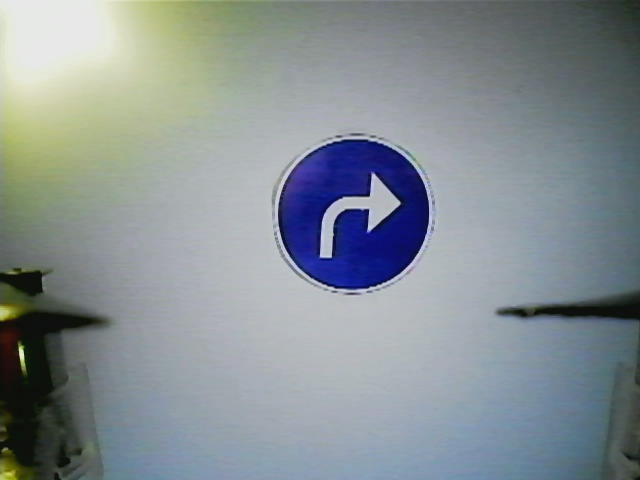
#> input picture src/perception/scripts/dd2419_traffic_sign_pdfs/G6_00138.jpg, 640 x 480 px
$ python pose_detection_mini.py
#> lines starting #> are read from the running program, lines starting #| are printed output that depends on the picture; after the words box and inside, x2 and y2 are one past the last pixel; in counts of white or black regions, pixels touching at a corner belong together
# import os.path
# import numpy as np
# import cv2 as cv
# import matplotlib.pyplot as plt
#
# def image_preprocessing(img_path):
#     img_og = cv.imread(img_path)  # queryImage
#     img = cv.cvtColor(img_og, cv.COLOR_BGR2GRAY)
#     image_center = (img.shape[0]/2, img.shape[1]/2)
#     return img, img_og, image_center
#
# def draw(img, starting_loc, imgpts):
#     """
#     draw axis on image
#     :param img:
#     :param starting_loc:
#     :param imgpts:
#     :return:
#     """
#     imgpts = imgpts.astype(np.int32)
#     img = cv.line(img, starting_loc, tuple(imgpts[0].ravel()), (255, 0, 0), 5)
#     img = cv.line(img, starting_loc, tuple(imgpts[1].ravel()), (0, 255, 0), 5)
#     img = cv.line(img, starting_loc, tuple(imgpts[2].ravel()), (0, 0, 255), 5)
#     return img
#
# def get_orientation(see_image_points=False):
#     my_path = os.path.abspath(os.path.dirname(__file__))
#     query_img_path = os.path.join(my_path, "dd2419_traffic_sign_pdfs", "G6_00138.jpg")
#     img, img_og, image_center = image_preprocessing(query_img_path)
#
#     plt.imshow(img), plt.show()
#
#     # Hard coded for now but will be read form camera matrix
#     # I got these values from camera info
#     D = np.array([0.061687, -0.049761, -0.008166, 0.004284, 0.0])
#     K = np.array([231.250001, 0.0, 320.519378, 0.0, 231.065552, 240.631482, 0.0, 0.0, 1.0]).reshape(3, 3)
#     P = np.array([231.25, 0.0, 322.360322, 0.0, 0.0, 231.06, 240.631, 0.0, 0.0, 0.0, 1.0, 0.0]).reshape(3, 4)
#     R = np.array([1.0, 0.0, 0.0, 0.0, 1.0, 0.0, 0.0, 0.0, 1.0]).reshape(3, 3)
#
#     # D = np.array([0.0, 0.0, 0.0, 0.0, 0.0]) # zero distortion
#
#     axis = np.float32([[3, 0, 0], [0, 3, 0], [0, 0, -3]]).reshape(-1, 3)
#
#     camera_matrix = K
#     dist_coeffs = D
#
#     image_points = np.array([[358, 132], [400, 203], [333, 257], [278, 210], [336, 202], [92, 69]], np.float32)
#
#     object_points = np.zeros((image_points.shape[0], 3), np.float32)
#     object_points[:, :2] = image_points# / 10.0
#
#     chess_3d = np.zeros((6 * 7, 3), np.float32)
#     chess_3d[:, :2] = np.mgrid[0:7, 0:6].T.reshape(-1, 2)
#
#     if see_image_points:
#         plt.imshow(img_og)
#         plt.scatter(image_points[:, 0], image_points[:, 1])
#         plt.show()
#
#     retval, rvec, tvec = cv.solvePnP(object_points, image_points, camera_matrix, dist_coeffs)
#
#     # Harded coded correct translation vector
#     # tvec = np.array([[0], [0], [0]], np.float64)
#     # tvec *= 0.
#
#     rotation_matrix, _ = cv.Rodrigues(rvec)
#     imgpts, jacobian = cv.projectPoints(axis, rvec, tvec, camera_matrix, dist_coeffs)
#
#     # image_center = (int(image_points[0][0]), int(image_points[0][1])) # for corner tutorial example
#     image_center = (355, 224) # hardcoded center
#     result_img = draw(img, image_center, imgpts)
#     plt.imshow(result_img), plt.show()
#
# if __name__ == "__main__":
#     get_orientation(see_image_points=True)
#


import os.path
import numpy as np
import cv2 as cv
import matplotlib.pyplot as plt

def image_preprocessing(img_path):
    img_og = cv.imread(img_path)  # queryImage
    img = img_og#cv.cvtColor(img_og, cv.COLOR_BGR2GRAY)
    image_center = (img.shape[0]/2, img.shape[1]/2)
    return img, img_og, image_center

def draw(img, starting_loc, imgpts):
    """
    draw axis on image
    :param img:
    :param starting_loc:
    :param imgpts:
    :return:
    """
    imgpts = imgpts.astype(np.int32)
    img = cv.line(img, starting_loc, tuple(imgpts[0].ravel()), (255, 0, 0), 5)
    img = cv.line(img, starting_loc, tuple(imgpts[1].ravel()), (0, 255, 0), 5)
    img = cv.line(img, starting_loc, tuple(imgpts[2].ravel()), (0, 0, 255), 5)
    return img

def get_orientation(see_image_points=False):
#> called with see_image_points = True
    my_path = os.path.abspath(os.path.dirname(__file__))
    query_img_path = os.path.join(my_path, "dd2419_traffic_sign_pdfs",  "G6_00138.jpg")
    img, img_og, image_center = image_preprocessing(query_img_path)
#> in image_preprocessing, img_og is the input picture: shape (480, 640, 3); mean B, G, R 146.8, 142.6, 133.5
#> image_center = (240, 320)

    plt.imshow(img), plt.show()

    # Hard coded for now but will be read form camera matrix
    # I got these values from camera info
    D = np.array([0.061687, -0.049761, -0.008166, 0.004284, 0.0])
    K = np.array([231.250001, 0.0, 320.519378, 0.0, 231.065552, 240.631482, 0.0, 0.0, 1.0]).reshape(3, 3)
    P = np.array([231.25, 0.0, 322.360322, 0.0, 0.0, 231.06, 240.631, 0.0, 0.0, 0.0, 1.0, 0.0]).reshape(3, 4)
    R = np.array([1.0, 0.0, 0.0, 0.0, 1.0, 0.0, 0.0, 0.0, 1.0]).reshape(3, 3)

    # D = np.array([0.0, 0.0, 0.0, 0.0, 0.0]) # zero distortion

    axis = np.float32([[3, 0, 0], [0, 3, 0], [0, 0, -3]]).reshape(-1, 3)

    camera_matrix = K
    dist_coeffs = D

    image_points = np.array([[358, 132], [400, 203], [333, 257], [278, 210], [336, 202], [92, 69]], np.float32)

    object_points = np.zeros((image_points.shape[0], 3), np.float32)
    object_points[:, :2] = (image_points - image_points[4]) / 10.0

    print(object_points)

    chess_3d = np.zeros((6 * 7, 3), np.float32)
    chess_3d[:, :2] = np.mgrid[0:7, 0:6].T.reshape(-1, 2)

    if see_image_points:
        plt.imshow(img_og)
        plt.scatter(image_points[:, 0], image_points[:, 1])
        plt.show()
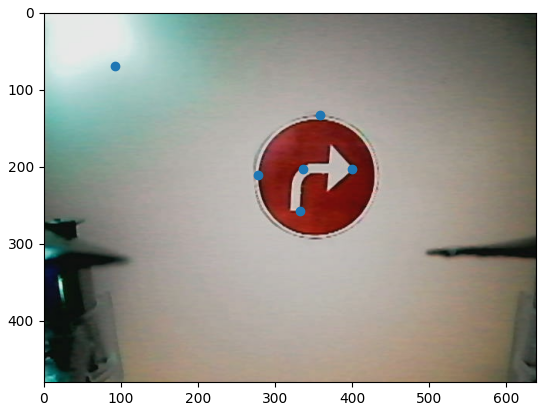
#> figure drawn by matplotlib, 1 panel; B, G, R data is drawn as R, G, B

    retval, rvec, tvec, inliers = cv.solvePnPRansac(object_points.reshape(-1, 1, 3), image_points.reshape(-1, 1, 2), camera_matrix, dist_coeffs)

    print(rvec)
    print(tvec)

    # Harded coded correct translation vector
    # tvec = np.array([[0], [0], [0]], np.float64)
    # tvec *= 0.

    rotation_matrix, _ = cv.Rodrigues(rvec)
    imgpts, jacobian = cv.projectPoints(axis, rvec, tvec, camera_matrix, dist_coeffs)

    # image_center = (int(image_points[0][0]), int(image_points[0][1])) # for corner tutorial example
    image_center = (image_points[4][0], image_points[4][1]) # hardcoded center
    result_img = draw(img_og, image_center, imgpts)
#> in draw, `img = cv.line(img, starting_loc, tuple(imgpts[1].ravel()), (0, 255, 0)..`:
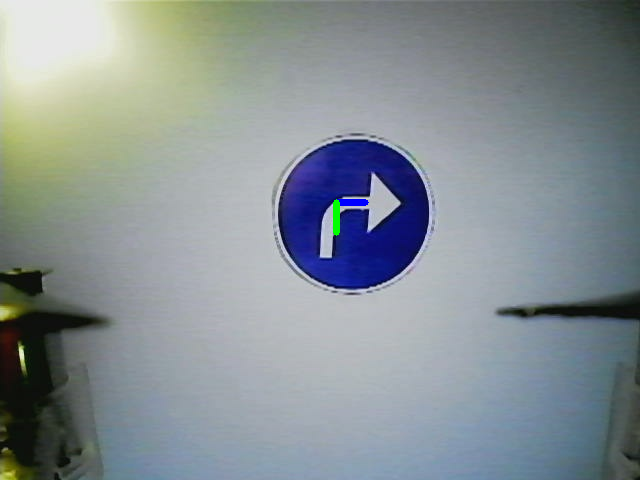
#> img: shape (480, 640, 3); mean B, G, R 146.7, 142.6, 133.3
#> in draw, `img = cv.line(img, starting_loc, tuple(imgpts[2].ravel()), (0, 0, 255)..`: img: shape (480, 640, 3); 0.03% of pixels changed, all inside (x1, y1, x2, y2) = (333, 192, 344, 206)
    plt.imshow(result_img), plt.show()

if __name__ == "__main__":
    get_orientation(see_image_points=True)
